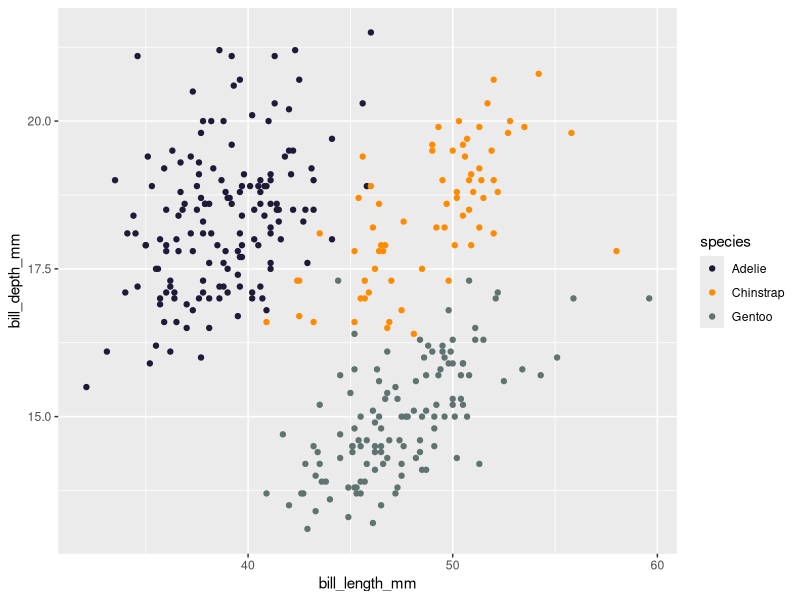
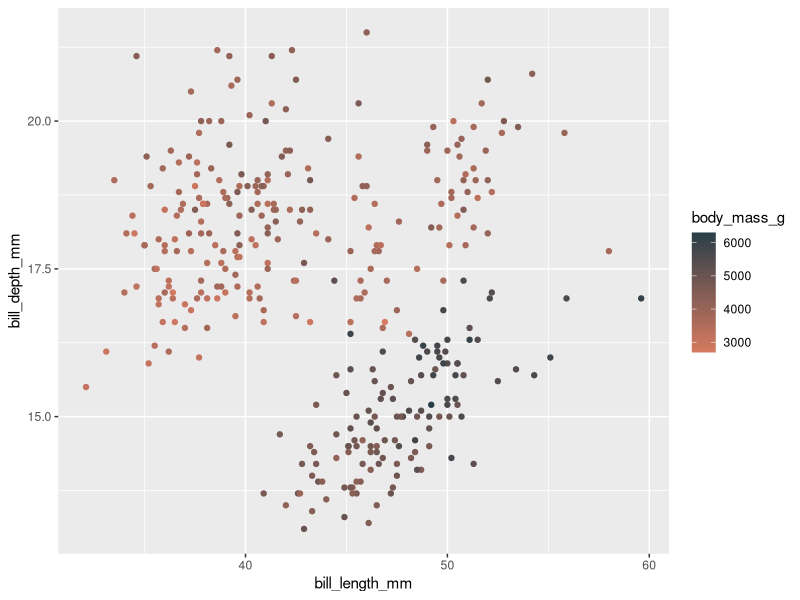
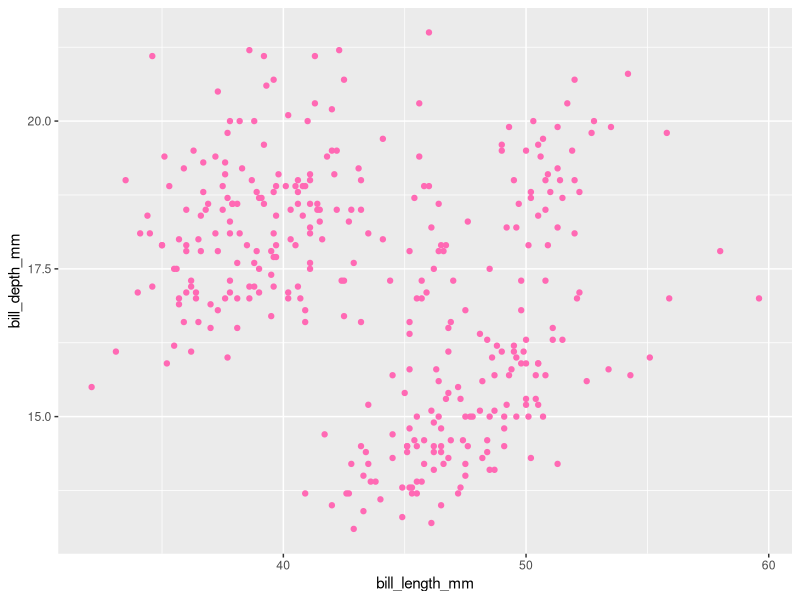
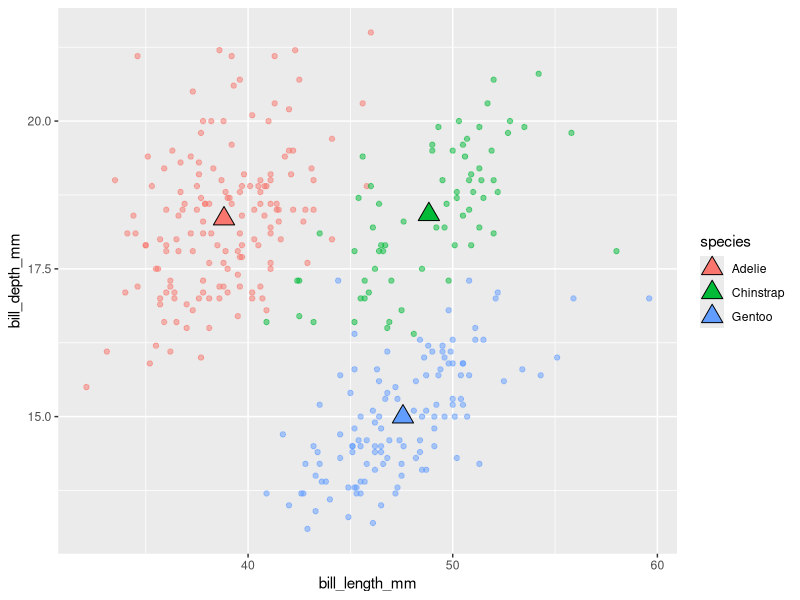
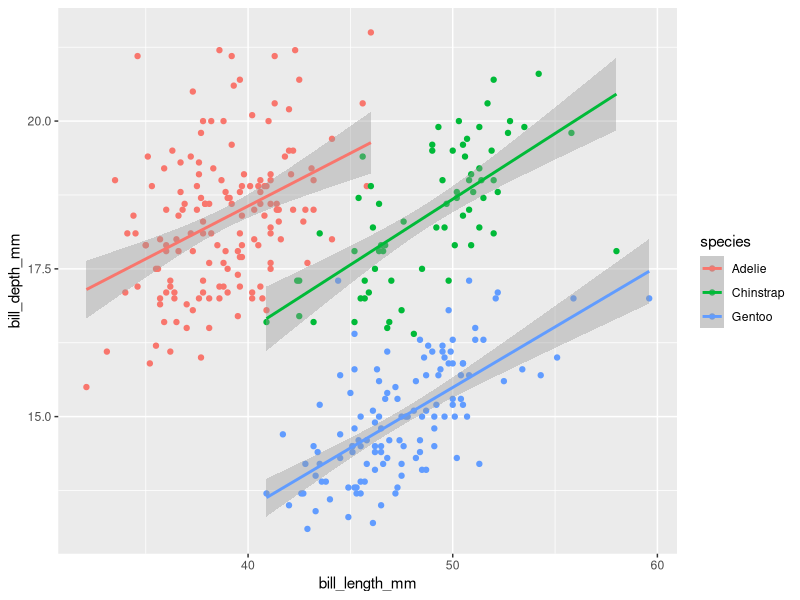
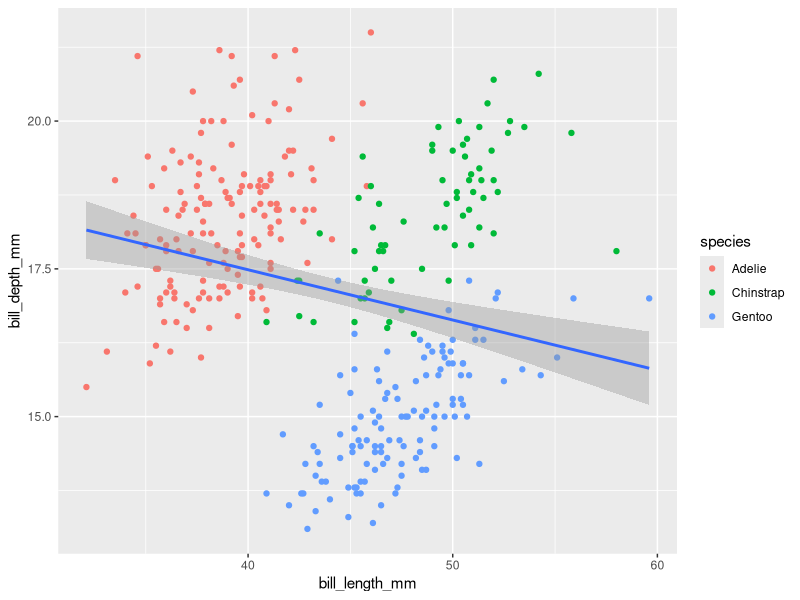
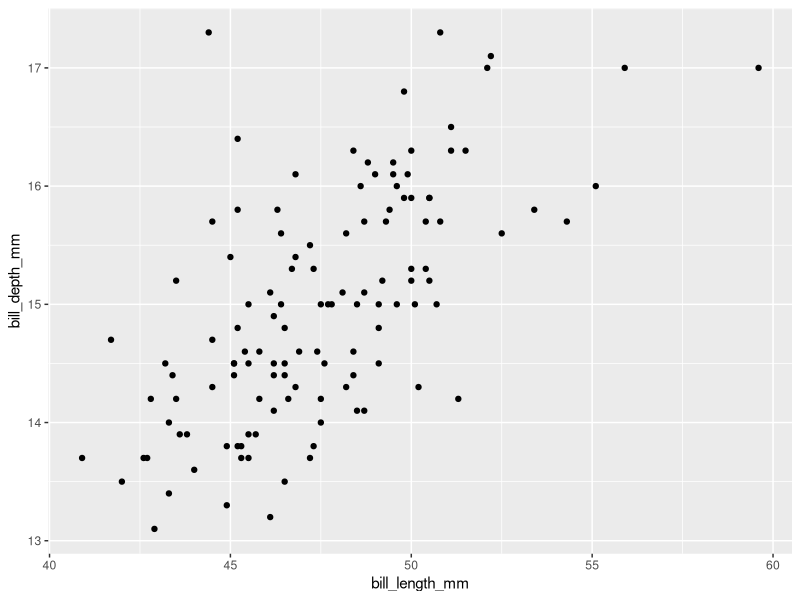
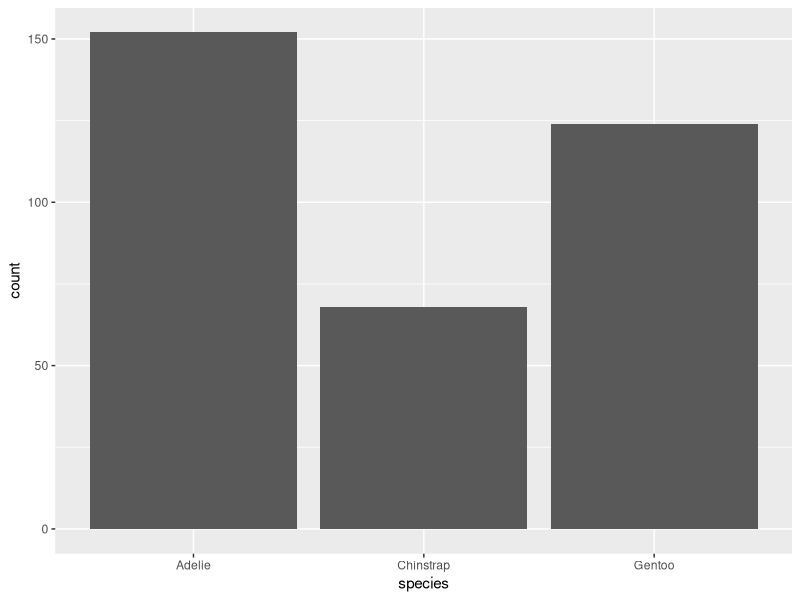

Write R code to recreate these figures, in order.
## ---- chunk 1
#| eval: true
#| echo: true
#| message: false
#| warning: false
# load packages ----
library(tidyverse)
library(patchwork)
library(palmerpenguins)
## ---- chunk 2
# create some untidy temperature data ----
temp_data_wide <- tribble(
  ~date, ~station1, ~station2,  ~station3,
  "2023-10-01", 30.1, 29.8,  31.2,
  "2023-11-01", 28.6, 29.1,  33.4,
  "2023-12-01", 29.9, 28.5,  32.3
)

# print it out ----
print(temp_data_wide)
## ---- chunk 3
# convert data from wide > long ----
temp_data_long <- temp_data_wide |> 
  pivot_longer(cols = starts_with("station"),
               names_to = "station_id",
               values_to = "temp_c")

# print it out ----
print(temp_data_long)
## ---- chunk 4
#| warning: false
#..........scatter plot with custom categorical colors...........
ggplot(penguins, aes(x = bill_length_mm, y = bill_depth_mm)) +
  geom_point(aes(color = species)) +
  scale_color_manual(values = c('#1F1A38', "darkorange", "#5F7470"))

## ---- chunk 5
#| warning: false
#...........scatter plot with custom continuous colors...........
ggplot(penguins, aes(x = bill_length_mm, y = bill_depth_mm, color = body_mass_g)) + 
  geom_point() +
  scale_color_gradient(low = "#D77A61", high = "#273E47")
## ---- chunk 6
#| warning: false
#................scatter plot with all blue points...............
ggplot(penguins, aes(x = bill_length_mm, y = bill_depth_mm)) + 
  geom_point(color = "hotpink")
## ---- chunk 7
#| warning: false
#| message: false
#..............create a separate penguins_summary df.............
penguins_summary <- penguins |>
  drop_na() |> 
  group_by(species) |> 
  summarize(
    mean_bill_length_mm = mean(bill_length_mm),
    mean_bill_depth_mm = mean(bill_depth_mm)
  )

#..........create ggplot with layers from different dfs..........
ggplot() + 
  geom_point(data = penguins, mapping = aes(x = bill_length_mm, 
                                            y = bill_depth_mm, 
                                            color = species),
             alpha = 0.5) +
  geom_point(data = penguins_summary, mapping = aes(mean_bill_length_mm, 
                                   mean_bill_depth_mm, 
                                   fill = species),
             size = 5,
             shape = 24
             )

## ---- chunk 8
#| warning: false
#| message: false
#.............scatterplot with lms fitted to species.............
ggplot(penguins, aes(x = bill_length_mm, 
                     y = bill_depth_mm, 
                     color = species)) + # data is being grouped
  geom_point() +
  geom_smooth(method = "lm")
## ---- chunk 9
#| warning: false
#| message: false
#..........scatterplot with lm fitted to entire data set.........
ggplot(penguins, aes(x = bill_length_mm, y = bill_depth_mm)) +
  geom_point(aes(color = species)) +
  geom_smooth(method = "lm")
## ---- chunk 10
#| warning: false
#........filter for Gentoo penguins, then pipe into ggplot.......
penguins |> 
  filter(species == "Gentoo") |> 
  ggplot(aes(x = bill_length_mm, y = bill_depth_mm)) +
  geom_point()


## ---- chunk 11
#| warning: false
#...................bar plot with default stat...................
ggplot(penguins, aes(x = species)) +
  geom_bar() # default stat = count 
## ---- chunk 12
#| warning: false

#........................new summarized df.......................
penguin_summary <- penguins |> 
  count(species) 

#..create bar heights based on `identity` of values in `n` col...
ggplot(penguin_summary, aes(x = species, y = n )) +
  geom_bar(stat = "identity")
## ---- chunk 13
#| warning: false
#........................default position........................
ggplot(penguins, aes(x = species, fill = island)) +
  geom_bar()
## ---- chunk 14
#| warning: false
#..........................position fill.........................
ggplot(penguins, aes(x = species, fill = island)) +
  geom_bar(position = "fill") 
## ---- chunk 15
#| warning: false
#.........................position dodge.........................
ggplot(penguins, aes(x = species, fill = island)) +
  geom_bar(position = "dodge") +
    scale_fill_manual(values = c('#1F1A38', "darkorange", "#5F7470"))
## ---- chunk 16
#| warning: false
#.......................position functions.......................
ggplot(penguins, aes(x = species, fill = island)) +
  geom_bar(position = position_dodge2(preserve = "single")) 
## ---- chunk 17
#| warning: false
#....................default coordinate system...................
ggplot(penguins, aes(x = species)) +
  geom_bar() +
  coord_cartesian()
## ---- chunk 18
#| warning: false
#............................flip axes...........................
ggplot(penguins, aes(x = species)) +
  geom_bar() +
  coord_flip()
## ---- chunk 19
#| warning: false
#........................polar coordinates.......................
ggplot(penguins, aes(x = species, fill = island)) +
  geom_bar() +
  coord_polar() +
  scale_fill_manual(values = c('#1F1A38', "darkorange", "#5F7470"))
## ---- chunk 20
#| warning: false
#..................premade theme + custom theme..................
ggplot(penguins, aes(x = species)) +
  geom_bar() +
  theme_light() +
  theme(
    axis.title = element_text(size = 17, colour = "hotpink")
  )
## ---- chunk 21
#| warning: false
#| message: false
#......................labels & facet wrap.......................
ggplot(penguins, aes(x = flipper_length_mm, fill = species)) +
  geom_histogram(position = "identity", alpha = 0.5) +
  scale_fill_manual(values = c('#1F1A38', "#ED6A5A", "cyan4")) +
  labs(x = "Flipper Length (mm)",
       y = "Frequency",
       fill = "Species",
       title = "Penguins Flipper Length") +
  facet_wrap(~species, ncol = 1)
  
## ---- chunk 22
#.................save scatter plot to obj `p1`..................
p1 <- ggplot(penguins, aes(x = bill_length_mm, y = bill_depth_mm, color = body_mass_g)) +
  geom_point() +
  scale_color_gradient(low = "#F7DD4C", high = "#132B43") +
  theme(
    legend.position = "top" # note: this is newly added from earlier!
  )

#....................save bar plot to obj `p2`...................
p2 <- ggplot(penguins, aes(x = species)) +
  geom_bar() +
  theme_light()

#...................save histogram to obj `p3`...................
p3 <- ggplot(penguins, aes(x = flipper_length_mm, fill = species)) + 
  geom_histogram(position = "identity", alpha = 0.5) +
  scale_fill_manual(values = c("darkorange", "purple", "cyan4"))
## ---- chunk 23
#| warning: false
#| message: false
#..........................stacked plots.........................
p1 / p2

#.......................side-by-side plots.......................
p1 + p2

#..........side-by-side & stacked plots + graphic title..........
(p1 + (p2/p3)) +
  plot_annotation("All the greatest info on penguins")
